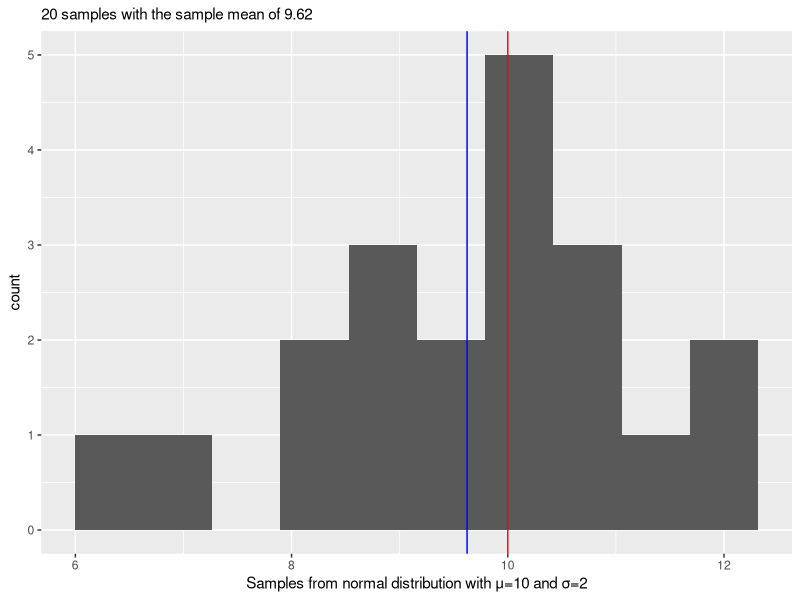
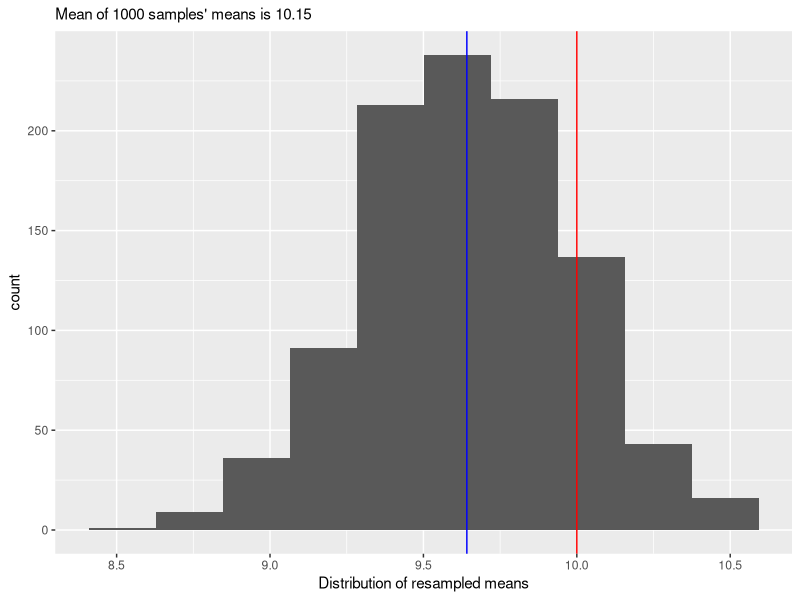
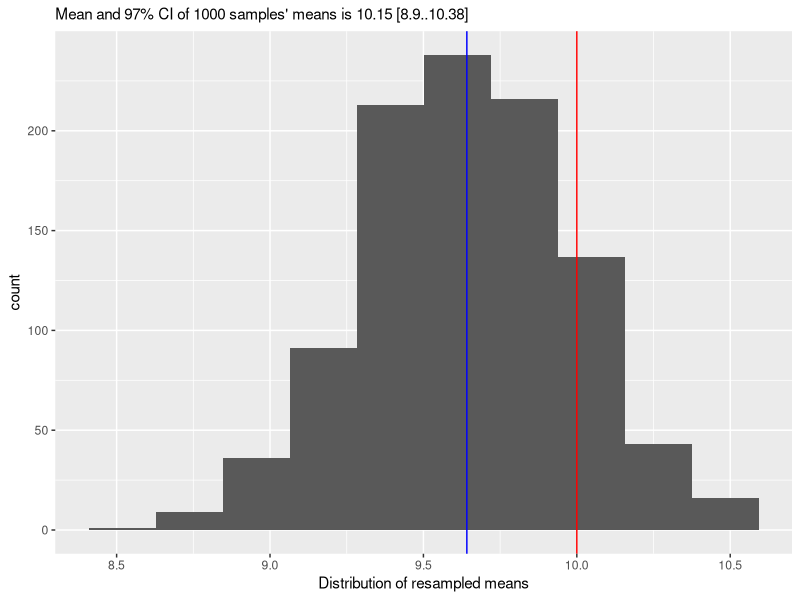
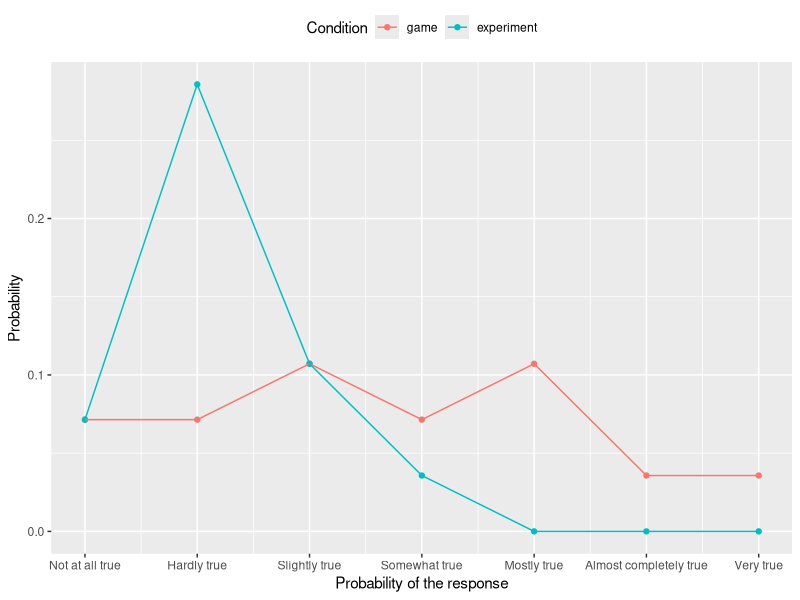
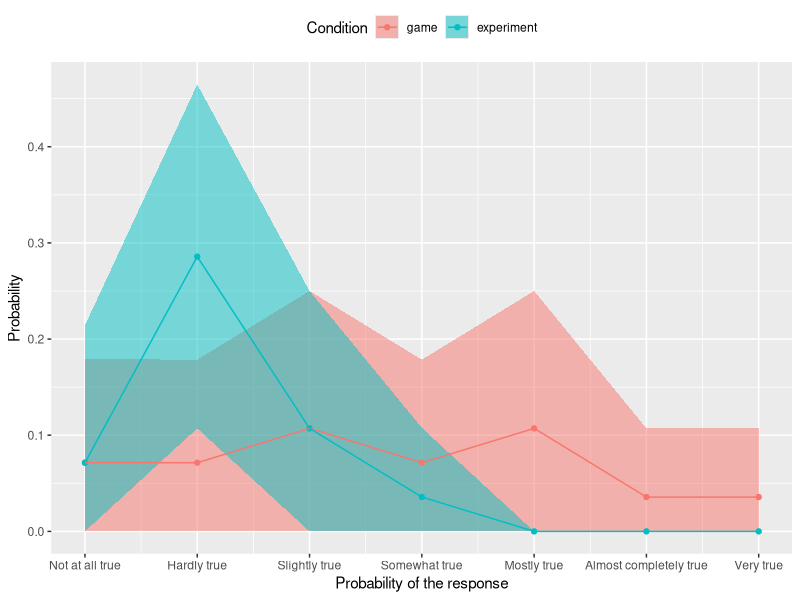

Source code (R) for these figures, in order:
## ---- chunk 1
library(glue)
library(tidyverse)
## ---- chunk 2
set.seed(1745)
true_mean <- 10
true_sd <- 2
samples_n <- 20
samples <- rnorm(samples_n, true_mean, true_sd)
ggplot(data=NULL, aes(x=samples)) + 
  geom_histogram(bins=10) +
  geom_vline(xintercept = true_mean, color="red") +
  geom_vline(xintercept = mean(samples), color="blue") +
  xlab(glue("Samples from normal distribution with μ={true_mean} and σ={true_sd}")) +
  labs(subtitle = glue("{samples_n} samples with the sample mean of {round(mean(samples), 2)}"))
## ---- chunk 3
t.test(samples, mu = 10)
## ---- chunk 4
resample_mean <- function(values) {mean(sample(values, size = length(values), replace = TRUE))}
iterations_n <- 1000
replisamples <- replicate(iterations_n, mean(sample(samples, replace=TRUE)))

ggplot(data=NULL, aes(x = replisamples)) + 
  geom_histogram(bins=10) +
  geom_vline(xintercept = true_mean, color="red") +
  geom_vline(xintercept = mean(replisamples), color="blue") +
  xlab("Distribution of resampled means") +
  labs(subtitle = glue("Mean of {iterations_n} samples' means is {round(replisamples, 2)}"))
## ---- chunk 5
CI <- 97
mean_CI <- round(quantile(replisamples, c((1-CI/100)/2, 1-(1-CI/100)/2)), 2)

ggplot(data=NULL, aes(x = replisamples)) + 
  geom_histogram(bins=10) +
  geom_vline(xintercept = true_mean, color="red") +
  geom_vline(xintercept = mean(replisamples), color="blue") +
  xlab("Distribution of resampled means") +
  labs(subtitle = glue("Mean and {CI}% CI of {iterations_n} samples' means is {round(replisamples, 2)} [{mean_CI[1]}..{mean_CI[2]}]"))
## ---- chunk 6
library(boot)
custom_mean <- function(data, indexes){
  mean(data[indexes])
}

booted_samples <- boot(samples, statistic = custom_mean, R=1000)
boot.ci(booted_samples, type="perc")
## ---- chunk 7
im_levels <- c("Not at all true", 
               "Hardly true",
               "Slightly true",
               "Somewhat true",
               "Mostly true",
               "Almost completely true",
               "Very true")

likert_df <- 
  read_csv("data/likert-scale.csv",
            col_types = cols(Participant = col_character(),
                             Condition = col_double(),
                             Response = col_double())) |>
  mutate(Condition = factor(Condition, levels = 1:2, labels = c("game", "experiment")),
         Response = factor(Response, levels = 1:length(im_levels), labels = im_levels))

count_responses <- function(df, resample = FALSE) {
  if (resample) df <- sample_frac(df, size = 1, replace = TRUE)
  
  df |>
  count(Condition, Response) |>
  complete(Condition, Response, fill = list(n = 0)) |>
  mutate(Probability = n / sum(n))
}

likert_avg <- count_responses(likert_df)
  
ggplot(likert_avg, aes(x = as.integer(Response), y = Probability, color = Condition)) +
  geom_point() +
  geom_line() +
  scale_x_continuous(name = "Probability of the response", breaks = 1:7, labels = im_levels) +
  theme(legend.position = "top")
## ---- chunk 8
likert_resampled <- 
  purrr::map(1:1000, ~count_responses(likert_df, resample = TRUE)) |>
  list_rbind()

likert_CI <-
  likert_resampled |>
  group_by(Condition, Response) |>
  summarise(LowerCI = quantile(Probability, (1 - CI/100) / 2),
            UpperCI = quantile(Probability, 1 - (1 - CI/100) / 2),
            .groups = "drop")

likert_CI |>
  knitr::kable()
## ---- chunk 9
ggplot(likert_avg, aes(x = as.integer(Response), y = Probability, color = Condition)) +
  geom_ribbon(data = likert_CI, aes(ymin = LowerCI, ymax = UpperCI, y = UpperCI, fill = Condition), alpha = 0.5, color = NA) +
  geom_point() +
  geom_line() +
  scale_x_continuous(name = "Probability of the response", breaks = 1:7, labels = im_levels) +  theme(legend.position = "top")

